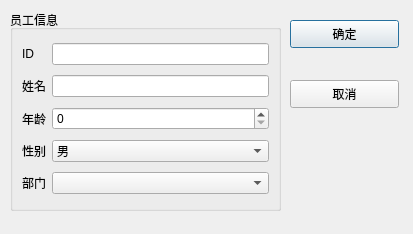
<?xml version="1.0" encoding="UTF-8"?>
<ui version="4.0">
 <class>DataDialog</class>
 <widget class="QDialog" name="DataDialog">
  <property name="geometry">
   <rect>
    <x>0</x>
    <y>0</y>
    <width>413</width>
    <height>234</height>
   </rect>
  </property>
  <property name="windowTitle">
   <string>Dialog</string>
  </property>
  <widget class="QGroupBox" name="groupBox">
   <property name="geometry">
    <rect>
     <x>10</x>
     <y>10</y>
     <width>271</width>
     <height>201</height>
    </rect>
   </property>
   <property name="title">
    <string>员工信息</string>
   </property>
   <layout class="QGridLayout" name="gridLayout">
    <item row="4" column="1">
     <widget class="QComboBox" name="cbDepart"/>
    </item>
    <item row="4" column="0">
     <widget class="QLabel" name="label_4">
      <property name="text">
       <string>部门</string>
      </property>
     </widget>
    </item>
    <item row="0" column="0">
     <widget class="QLabel" name="label">
      <property name="text">
       <string>ID</string>
      </property>
     </widget>
    </item>
    <item row="3" column="1">
     <widget class="QComboBox" name="cbGender">
      <item>
       <property name="text">
        <string>男</string>
       </property>
      </item>
      <item>
       <property name="text">
        <string>女</string>
       </property>
      </item>
     </widget>
    </item>
    <item row="3" column="0">
     <widget class="QLabel" name="label_3">
      <property name="text">
       <string>性别</string>
      </property>
     </widget>
    </item>
    <item row="0" column="1">
     <widget class="QLineEdit" name="leID"/>
    </item>
    <item row="1" column="0">
     <widget class="QLabel" name="label_2">
      <property name="text">
       <string>姓名</string>
      </property>
     </widget>
    </item>
    <item row="1" column="1">
     <widget class="QLineEdit" name="leName"/>
    </item>
    <item row="2" column="0">
     <widget class="QLabel" name="label_5">
      <property name="text">
       <string>年龄</string>
      </property>
     </widget>
    </item>
    <item row="2" column="1">
     <widget class="QSpinBox" name="spinBoxAge"/>
    </item>
   </layout>
  </widget>
  <widget class="QPushButton" name="btnOK">
   <property name="geometry">
    <rect>
     <x>290</x>
     <y>20</y>
     <width>109</width>
     <height>28</height>
    </rect>
   </property>
   <property name="text">
    <string>确定</string>
   </property>
  </widget>
  <widget class="QPushButton" name="btnCancel">
   <property name="geometry">
    <rect>
     <x>290</x>
     <y>80</y>
     <width>109</width>
     <height>28</height>
    </rect>
   </property>
   <property name="text">
    <string>取消</string>
   </property>
  </widget>
 </widget>
 <resources/>
 <connections>
  <connection>
   <sender>btnOK</sender>
   <signal>clicked()</signal>
   <receiver>DataDialog</receiver>
   <slot>accept()</slot>
   <hints>
    <hint type="sourcelabel">
     <x>344</x>
     <y>33</y>
    </hint>
    <hint type="destinationlabel">
     <x>206</x>
     <y>116</y>
    </hint>
   </hints>
  </connection>
  <connection>
   <sender>btnCancel</sender>
   <signal>clicked()</signal>
   <receiver>DataDialog</receiver>
   <slot>reject()</slot>
   <hints>
    <hint type="sourcelabel">
     <x>344</x>
     <y>93</y>
    </hint>
    <hint type="destinationlabel">
     <x>206</x>
     <y>116</y>
    </hint>
   </hints>
  </connection>
 </connections>
</ui>
